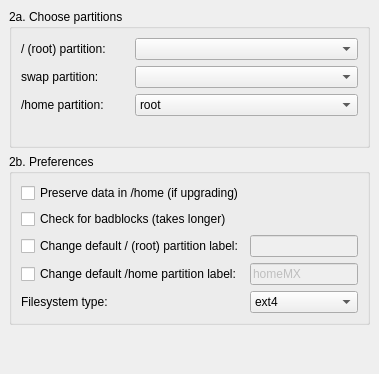
     <widget class="QWidget" name="Step_2">
      <layout class="QGridLayout">
       <property name="leftMargin">
        <number>9</number>
       </property>
       <property name="topMargin">
        <number>9</number>
       </property>
       <property name="rightMargin">
        <number>9</number>
       </property>
       <property name="bottomMargin">
        <number>9</number>
       </property>
       <property name="spacing">
        <number>6</number>
       </property>
       <item row="2" column="0">
        <spacer>
         <property name="orientation">
          <enum>Qt::Vertical</enum>
         </property>
         <property name="sizeHint" stdset="0">
          <size>
           <width>20</width>
           <height>40</height>
          </size>
         </property>
        </spacer>
       </item>
       <item row="1" column="0">
        <widget class="QGroupBox" name="partsPreferencesBox">
         <property name="sizePolicy">
          <sizepolicy hsizetype="MinimumExpanding" vsizetype="Minimum">
           <horstretch>0</horstretch>
           <verstretch>0</verstretch>
          </sizepolicy>
         </property>
         <property name="title">
          <string>2b. Preferences</string>
         </property>
         <layout class="QGridLayout">
          <property name="leftMargin">
           <number>9</number>
          </property>
          <property name="topMargin">
           <number>9</number>
          </property>
          <property name="rightMargin">
           <number>9</number>
          </property>
          <property name="bottomMargin">
           <number>9</number>
          </property>
          <property name="spacing">
           <number>6</number>
          </property>
          <item row="0" column="0" colspan="2">
           <widget class="QCheckBox" name="saveHomeCheck">
            <property name="sizePolicy">
             <sizepolicy hsizetype="MinimumExpanding" vsizetype="Minimum">
              <horstretch>0</horstretch>
              <verstretch>0</verstretch>
             </sizepolicy>
            </property>
            <property name="text">
             <string>Preserve data in /home (if upgrading)</string>
            </property>
           </widget>
          </item>
          <item row="3" column="1">
           <widget class="QLineEdit" name="homeLabelEdit">
            <property name="enabled">
             <bool>false</bool>
            </property>
            <property name="text">
             <string notr="true">homeMX</string>
            </property>
            <property name="maxLength">
             <number>16</number>
            </property>
           </widget>
          </item>
          <item row="4" column="0">
           <widget class="QLabel" name="rootTypeLabel">
            <property name="sizePolicy">
             <sizepolicy hsizetype="MinimumExpanding" vsizetype="Minimum">
              <horstretch>0</horstretch>
              <verstretch>0</verstretch>
             </sizepolicy>
            </property>
            <property name="minimumSize">
             <size>
              <width>0</width>
              <height>0</height>
             </size>
            </property>
            <property name="font">
             <font/>
            </property>
            <property name="text">
             <string>Filesystem type:</string>
            </property>
            <property name="wordWrap">
             <bool>false</bool>
            </property>
           </widget>
          </item>
          <item row="2" column="1">
           <widget class="QLineEdit" name="rootLabelEdit">
            <property name="enabled">
             <bool>false</bool>
            </property>
            <property name="text">
             <string notr="true"/>
            </property>
            <property name="maxLength">
             <number>16</number>
            </property>
            <property name="placeholderText">
             <string/>
            </property>
           </widget>
          </item>
          <item row="2" column="0">
           <widget class="QCheckBox" name="rootLabelCheck">
            <property name="text">
             <string>Change default / (root) partition label:</string>
            </property>
           </widget>
          </item>
          <item row="4" column="1">
           <widget class="QComboBox" name="rootTypeCombo">
            <property name="sizePolicy">
             <sizepolicy hsizetype="MinimumExpanding" vsizetype="Minimum">
              <horstretch>0</horstretch>
              <verstretch>0</verstretch>
             </sizepolicy>
            </property>
            <item>
             <property name="text">
              <string>ext4</string>
             </property>
            </item>
            <item>
             <property name="text">
              <string>ext3</string>
             </property>
            </item>
            <item>
             <property name="text">
              <string>ext2</string>
             </property>
            </item>
            <item>
             <property name="text">
              <string>jfs</string>
             </property>
            </item>
            <item>
             <property name="text">
              <string>xfs</string>
             </property>
            </item>
            <item>
             <property name="text">
              <string>btrfs</string>
             </property>
            </item>
            <item>
             <property name="text">
              <string>reiserfs</string>
             </property>
            </item>
           </widget>
          </item>
          <item row="3" column="0">
           <widget class="QCheckBox" name="homeLabelCheck">
            <property name="enabled">
             <bool>true</bool>
            </property>
            <property name="text">
             <string>Change default /home partition label:</string>
            </property>
           </widget>
          </item>
          <item row="1" column="0" colspan="2">
           <widget class="QCheckBox" name="badblocksCheck">
            <property name="sizePolicy">
             <sizepolicy hsizetype="MinimumExpanding" vsizetype="Minimum">
              <horstretch>0</horstretch>
              <verstretch>0</verstretch>
             </sizepolicy>
            </property>
            <property name="minimumSize">
             <size>
              <width>0</width>
              <height>0</height>
             </size>
            </property>
            <property name="text">
             <string>Check for badblocks (takes longer)</string>
            </property>
            <property name="checked">
             <bool>false</bool>
            </property>
           </widget>
          </item>
         </layout>
        </widget>
       </item>
       <item row="0" column="0">
        <widget class="QGroupBox" name="rootBox">
         <property name="sizePolicy">
          <sizepolicy hsizetype="MinimumExpanding" vsizetype="Minimum">
           <horstretch>0</horstretch>
           <verstretch>0</verstretch>
          </sizepolicy>
         </property>
         <property name="title">
          <string>2a. Choose partitions</string>
         </property>
         <layout class="QGridLayout">
          <property name="leftMargin">
           <number>9</number>
          </property>
          <property name="topMargin">
           <number>9</number>
          </property>
          <property name="rightMargin">
           <number>9</number>
          </property>
          <property name="bottomMargin">
           <number>9</number>
          </property>
          <property name="spacing">
           <number>6</number>
          </property>
          <item row="0" column="0">
           <widget class="QLabel" name="rootLabel">
            <property name="sizePolicy">
             <sizepolicy hsizetype="MinimumExpanding" vsizetype="Minimum">
              <horstretch>0</horstretch>
              <verstretch>0</verstretch>
             </sizepolicy>
            </property>
            <property name="font">
             <font/>
            </property>
            <property name="text">
             <string>/ (root) partition:</string>
            </property>
            <property name="wordWrap">
             <bool>false</bool>
            </property>
           </widget>
          </item>
          <item row="1" column="0">
           <widget class="QLabel" name="swapLabel">
            <property name="sizePolicy">
             <sizepolicy hsizetype="MinimumExpanding" vsizetype="Minimum">
              <horstretch>0</horstretch>
              <verstretch>0</verstretch>
             </sizepolicy>
            </property>
            <property name="text">
             <string>swap partition:</string>
            </property>
            <property name="wordWrap">
             <bool>false</bool>
            </property>
           </widget>
          </item>
          <item row="2" column="0">
           <widget class="QLabel" name="homeLabel">
            <property name="sizePolicy">
             <sizepolicy hsizetype="MinimumExpanding" vsizetype="Minimum">
              <horstretch>0</horstretch>
              <verstretch>0</verstretch>
             </sizepolicy>
            </property>
            <property name="text">
             <string>/home partition:</string>
            </property>
            <property name="wordWrap">
             <bool>false</bool>
            </property>
           </widget>
          </item>
          <item row="0" column="1" colspan="2">
           <widget class="QComboBox" name="rootCombo">
            <property name="sizePolicy">
             <sizepolicy hsizetype="MinimumExpanding" vsizetype="Minimum">
              <horstretch>0</horstretch>
              <verstretch>0</verstretch>
             </sizepolicy>
            </property>
           </widget>
          </item>
          <item row="1" column="1" colspan="2">
           <widget class="QComboBox" name="swapCombo">
            <property name="sizePolicy">
             <sizepolicy hsizetype="MinimumExpanding" vsizetype="Minimum">
              <horstretch>0</horstretch>
              <verstretch>0</verstretch>
             </sizepolicy>
            </property>
           </widget>
          </item>
          <item row="3" column="0">
           <spacer name="horizontalSpacer_3">
            <property name="orientation">
             <enum>Qt::Horizontal</enum>
            </property>
            <property name="sizeHint" stdset="0">
             <size>
              <width>40</width>
              <height>20</height>
             </size>
            </property>
           </spacer>
          </item>
          <item row="3" column="2">
           <spacer name="horizontalSpacer_2">
            <property name="orientation">
             <enum>Qt::Horizontal</enum>
            </property>
            <property name="sizeHint" stdset="0">
             <size>
              <width>40</width>
              <height>20</height>
             </size>
            </property>
           </spacer>
          </item>
          <item row="2" column="1" colspan="2">
           <widget class="QComboBox" name="homeCombo">
            <property name="sizePolicy">
             <sizepolicy hsizetype="MinimumExpanding" vsizetype="Minimum">
              <horstretch>0</horstretch>
              <verstretch>0</verstretch>
             </sizepolicy>
            </property>
            <property name="insertPolicy">
             <enum>QComboBox::InsertAtBottom</enum>
            </property>
            <item>
             <property name="text">
              <string>root</string>
             </property>
            </item>
           </widget>
          </item>
          <item row="3" column="1">
           <spacer name="horizontalSpacer_4">
            <property name="orientation">
             <enum>Qt::Horizontal</enum>
            </property>
            <property name="sizeHint" stdset="0">
             <size>
              <width>40</width>
              <height>20</height>
             </size>
            </property>
           </spacer>
          </item>
         </layout>
        </widget>
       </item>
      </layout>
     </widget>
